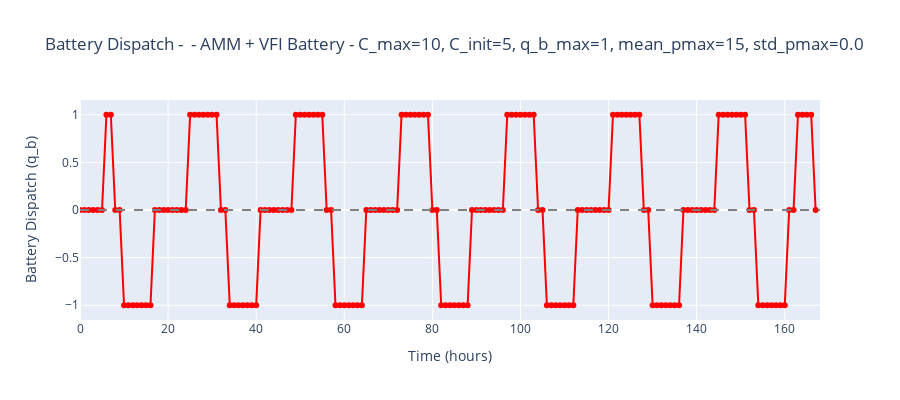
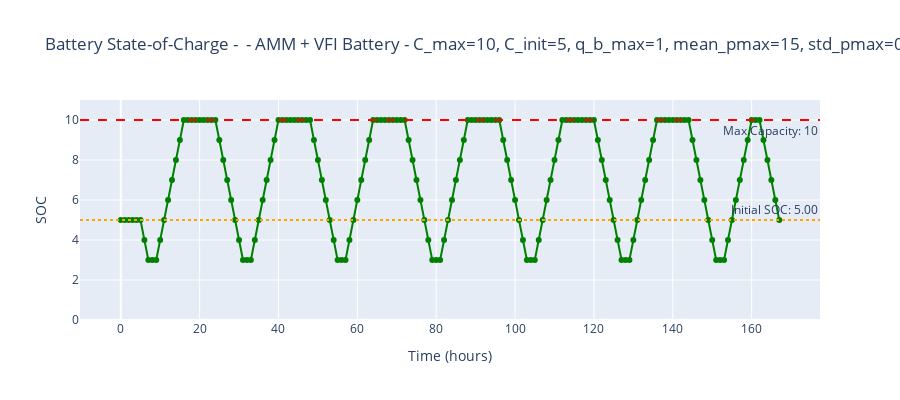
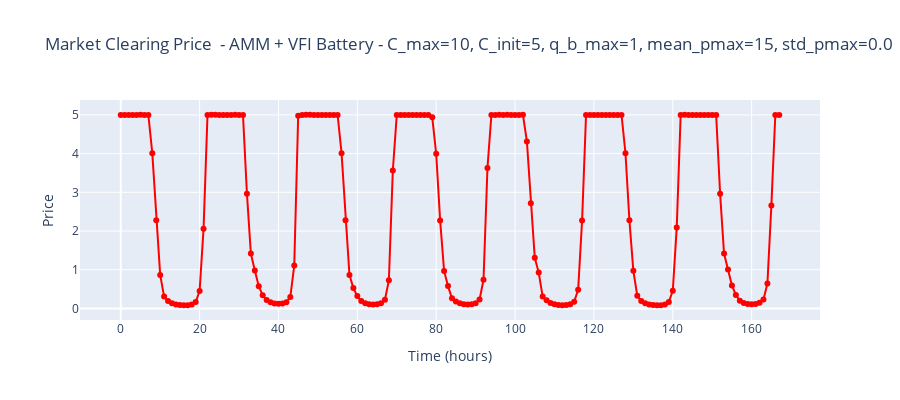

Notebook code for these charts, in order:
### Code cell
# Example usage:
indices = find_row_index(combined_df, C_max=10, q_b_max=1, mean_pmax=15, std_pmax=0, C_init=5, battery_type='optimal', AMM=True)
if indices:
    plot_summary_row_combined(combined_df, indices[0])

### Figure 1 — Plotly figure (JSON) as saved in the notebook; plotly's stock layout.template omitted (floating-point values rounded to 4 significant figures; data arrays with more than 128 entries replaced by an {"elided": "..."} marker saying what was removed)
{"data": [{"line": {"color": "red"}, "mode": "lines+markers", "name": "Battery Dispatch (optimal)", "type": "scatter", "x": {"elided": "168 int values"}, "y": {"elided": "168 int values"}}], "layout": {"height": 400, "shapes": [{"line": {"color": "gray", "dash": "dash"}, "type": "line", "x0": 0, "x1": 1, "xref": "x domain", "y0": 0, "y1": 0, "yref": "y"}], "title": {"text": "Battery Dispatch -  - AMM + VFI Battery - C_max=10, C_init=5, q_b_max=1, mean_pmax=15, std_pmax=0.0"}, "xaxis": {"range": [0, 168], "title": {"text": "Time (hours)"}}, "yaxis": {"title": {"text": "Battery Dispatch (q_b)"}}}}

### Figure 2 — Plotly figure (JSON) as saved in the notebook; plotly's stock layout.template omitted (floating-point values rounded to 4 significant figures; data arrays with more than 128 entries replaced by an {"elided": "..."} marker saying what was removed)
{"data": [{"line": {"color": "green"}, "mode": "lines+markers", "name": "SOC", "type": "scatter", "x": {"elided": "168 int values"}, "y": {"elided": "168 int values"}}], "layout": {"annotations": [{"showarrow": false, "text": "Initial SOC: 5.00", "x": 1, "xanchor": "right", "xref": "x domain", "y": 5, "yanchor": "bottom", "yref": "y"}, {"showarrow": false, "text": "Max Capacity: 10", "x": 1, "xanchor": "right", "xref": "x domain", "y": 10, "yanchor": "top", "yref": "y"}], "height": 400, "shapes": [{"line": {"color": "orange", "dash": "dot"}, "type": "line", "x0": 0, "x1": 1, "xref": "x domain", "y0": 5, "y1": 5, "yref": "y"}, {"line": {"color": "red", "dash": "dash"}, "type": "line", "x0": 0, "x1": 1, "xref": "x domain", "y0": 10, "y1": 10, "yref": "y"}], "title": {"text": "Battery State-of-Charge -  - AMM + VFI Battery - C_max=10, C_init=5, q_b_max=1, mean_pmax=15, std_pmax=0.0"}, "xaxis": {"title": {"text": "Time (hours)"}}, "yaxis": {"range": [0, 11], "title": {"text": "SOC"}}}}

### Figure 3 — Plotly figure (JSON) as saved in the notebook; plotly's stock layout.template omitted (floating-point values rounded to 4 significant figures; data arrays with more than 128 entries replaced by an {"elided": "..."} marker saying what was removed)
{"data": [{"line": {"color": "red"}, "mode": "lines+markers", "name": "Market Price", "type": "scatter", "x": {"elided": "168 int values"}, "y": {"elided": "168 float values"}}], "layout": {"height": 400, "title": {"text": "Market Clearing Price  - AMM + VFI Battery - C_max=10, C_init=5, q_b_max=1, mean_pmax=15, std_pmax=0.0"}, "xaxis": {"title": {"text": "Time (hours)"}}, "yaxis": {"title": {"text": "Price"}}}}
